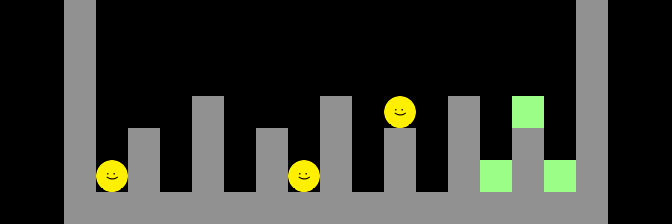

A level layout from a 2D game, rendered from its tile map. Below: a short description, then the map file with its tile-grid data intact:
An orthogonal 21x7 tile map with 32x32 px tiles, 4 tile layers (universal, world1, world2, world3).

<map version="1.0" tiledversion="1.1.4" orientation="orthogonal" renderorder="right-down" width="21" height="7" tilewidth="32" tileheight="32" infinite="0" nextobjectid="1">
 <properties>
  <property name="layout" value="1;2;3;" />
 </properties>
 <tileset firstgid="1" source="tileset.tsx" />
 <layer name="universal" width="21" height="7">
  <data encoding="csv">
0,0,3,0,0,0,0,0,0,0,0,0,0,0,0,0,0,0,3,0,0,
0,0,2684354563,0,0,0,0,0,0,0,0,0,0,0,0,0,0,0,2684354563,0,0,
0,0,2684354563,0,0,0,0,0,0,0,0,0,0,0,0,0,0,0,2684354563,0,0,
0,0,2684354563,0,0,0,3,0,0,0,3,0,0,0,3,0,0,0,2684354563,0,0,
0,0,3,0,3,0,3,0,3,0,3,0,3,0,3,0,3,0,2684354563,0,0,
0,0,3,0,3,0,3,0,3,0,3,0,3,0,3,0,3,0,3,0,0,
0,0,3,3,3,3,3,3,3,3,3,3,3,3,3,3,3,3,3,0,0
</data>
 </layer>
 <layer name="world1" width="21" height="7">
  <data encoding="csv">
0,0,0,0,0,0,0,0,0,0,0,0,0,0,0,0,0,0,0,0,0,
0,0,0,0,0,0,0,0,0,0,0,0,0,0,0,0,0,0,0,0,0,
0,0,0,0,0,0,0,0,0,0,0,0,0,0,0,0,0,0,0,0,0,
0,0,0,0,0,0,0,0,0,0,0,0,0,0,0,0,0,0,0,0,0,
0,0,0,0,0,0,0,0,0,0,0,0,0,0,0,0,0,0,0,0,0,
0,0,0,6,0,0,0,0,0,0,0,0,0,0,0,2,0,0,0,0,0,
0,0,0,0,0,0,0,0,0,0,0,0,0,0,0,0,0,0,0,0,0
</data>
 </layer>
 <layer name="world2" width="21" height="7">
  <data encoding="csv">
0,0,0,0,0,0,0,0,0,0,0,0,0,0,0,0,0,0,0,0,0,
0,0,0,0,0,0,0,0,0,0,0,0,0,0,0,0,0,0,0,0,0,
0,0,0,0,0,0,0,0,0,0,0,0,0,0,0,0,0,0,0,0,0,
0,0,0,0,0,0,0,0,0,0,0,0,0,0,0,0,0,0,0,0,0,
0,0,0,0,0,0,0,0,0,0,0,0,0,0,0,0,0,0,0,0,0,
0,0,0,0,0,0,0,0,0,6,0,0,0,0,0,0,0,2,0,0,0,
0,0,0,0,0,0,0,0,0,0,0,0,0,0,0,0,0,0,0,0,0
</data>
 </layer>
 <layer name="world3" width="21" height="7">
  <data encoding="csv">
0,0,0,0,0,0,0,0,0,0,0,0,0,0,0,0,0,0,0,0,0,
0,0,0,0,0,0,0,0,0,0,0,0,0,0,0,0,0,0,0,0,0,
0,0,0,0,0,0,0,0,0,0,0,0,0,0,0,0,0,0,0,0,0,
0,0,0,0,0,0,0,0,0,0,0,0,6,0,0,0,2,0,0,0,0,
0,0,0,0,0,0,0,0,0,0,0,0,0,0,0,0,0,0,0,0,0,
0,0,0,0,0,0,0,0,0,0,0,0,0,0,0,0,0,0,0,0,0,
0,0,0,0,0,0,0,0,0,0,0,0,0,0,0,0,0,0,0,0,0
</data>
 </layer>
</map>
